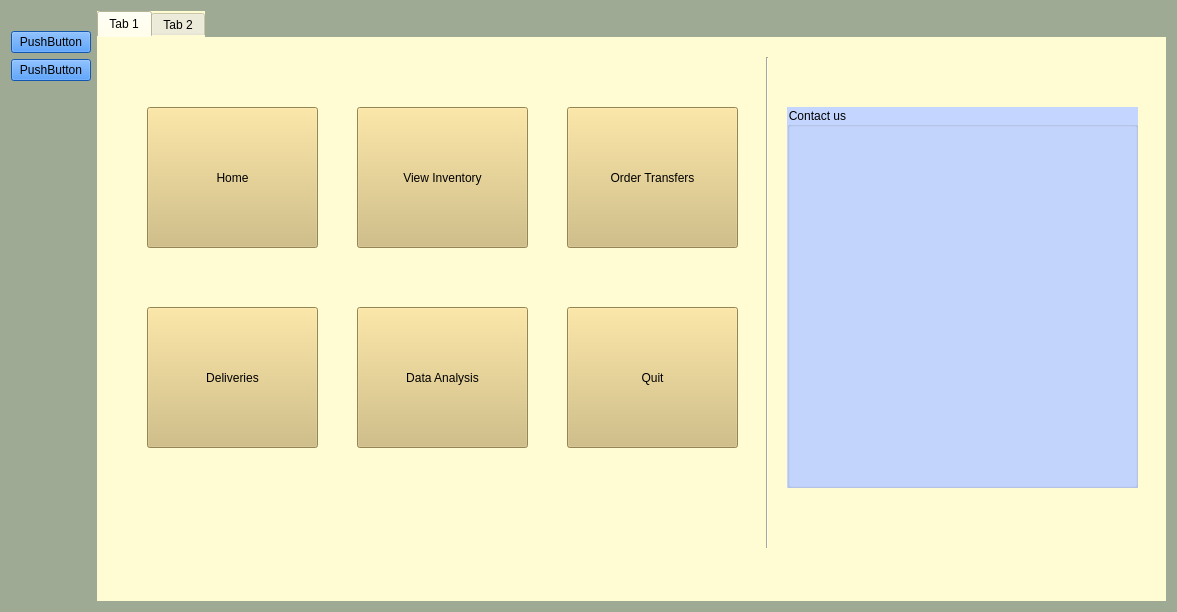
<?xml version="1.0" encoding="UTF-8"?>
<ui version="4.0">
 <author>Zadock Maloba</author>
 <class>mainpageClass</class>
 <widget class="QWidget" name="mainpageClass">
  <property name="geometry">
   <rect>
    <x>0</x>
    <y>0</y>
    <width>1177</width>
    <height>612</height>
   </rect>
  </property>
  <property name="windowTitle">
   <string>mainpage</string>
  </property>
  <property name="windowOpacity">
   <double>0.980000000000000</double>
  </property>
  <property name="styleSheet">
   <string notr="true">background-color: rgb(159, 170, 148);</string>
  </property>
  <layout class="QGridLayout" name="gridLayout">
   <item row="0" column="0">
    <layout class="QHBoxLayout" name="horizontalLayout" stretch="0,0">
     <property name="sizeConstraint">
      <enum>QLayout::SetNoConstraint</enum>
     </property>
     <item>
      <layout class="QVBoxLayout" name="verticalLayout_2">
       <property name="sizeConstraint">
        <enum>QLayout::SetFixedSize</enum>
       </property>
       <item>
        <spacer name="horizontalSpacer">
         <property name="orientation">
          <enum>Qt::Horizontal</enum>
         </property>
         <property name="sizeType">
          <enum>QSizePolicy::Minimum</enum>
         </property>
         <property name="sizeHint" stdset="0">
          <size>
           <width>40</width>
           <height>20</height>
          </size>
         </property>
        </spacer>
       </item>
       <item>
        <widget class="QPushButton" name="pushButton_2">
         <property name="styleSheet">
          <string notr="true">font: 12pt &quot;MS Shell Dlg 2&quot;;
font: 12pt &quot;MS Shell Dlg 2&quot;;
background-color: rgb(28, 122, 244);</string>
         </property>
         <property name="text">
          <string>PushButton</string>
         </property>
        </widget>
       </item>
       <item>
        <widget class="QPushButton" name="pushButton">
         <property name="styleSheet">
          <string notr="true">font: 12pt &quot;MS Shell Dlg 2&quot;;
background-color: rgb(28, 122, 244);</string>
         </property>
         <property name="text">
          <string>PushButton</string>
         </property>
        </widget>
       </item>
       <item>
        <spacer name="verticalSpacer">
         <property name="orientation">
          <enum>Qt::Vertical</enum>
         </property>
         <property name="sizeHint" stdset="0">
          <size>
           <width>20</width>
           <height>40</height>
          </size>
         </property>
        </spacer>
       </item>
      </layout>
     </item>
     <item>
      <layout class="QVBoxLayout" name="verticalLayout">
       <property name="spacing">
        <number>4</number>
       </property>
       <property name="sizeConstraint">
        <enum>QLayout::SetNoConstraint</enum>
       </property>
       <property name="rightMargin">
        <number>0</number>
       </property>
       <item>
        <widget class="QTabWidget" name="tabWidget">
         <property name="styleSheet">
          <string notr="true">font: 12pt &quot;MS Shell Dlg 2&quot;;
border-color: rgb(221, 214, 178);
background-color: rgb(255, 252, 211);</string>
         </property>
         <widget class="QWidget" name="tab">
          <property name="sizePolicy">
           <sizepolicy hsizetype="Expanding" vsizetype="Expanding">
            <horstretch>1</horstretch>
            <verstretch>1</verstretch>
           </sizepolicy>
          </property>
          <attribute name="title">
           <string>Tab 1</string>
          </attribute>
          <widget class="QPushButton" name="pushButton_3">
           <property name="geometry">
            <rect>
             <x>50</x>
             <y>70</y>
             <width>171</width>
             <height>141</height>
            </rect>
           </property>
           <property name="styleSheet">
            <string notr="true">background-color: rgb(209, 186, 116);
font: 12pt &quot;MS Shell Dlg 2&quot;;</string>
           </property>
           <property name="text">
            <string>Home</string>
           </property>
           <property name="icon">
            <iconset resource="mainpage.qrc">
             <normaloff>:/mainpage/home-page.png</normaloff>:/mainpage/home-page.png</iconset>
           </property>
           <property name="iconSize">
            <size>
             <width>32</width>
             <height>32</height>
            </size>
           </property>
          </widget>
          <widget class="QPushButton" name="pushButton_4">
           <property name="geometry">
            <rect>
             <x>260</x>
             <y>70</y>
             <width>171</width>
             <height>141</height>
            </rect>
           </property>
           <property name="styleSheet">
            <string notr="true">background-color: rgb(209, 186, 116);
font: 12pt &quot;MS Shell Dlg 2&quot;;</string>
           </property>
           <property name="text">
            <string>View Inventory</string>
           </property>
           <property name="icon">
            <iconset resource="mainpage.qrc">
             <normaloff>:/mainpage/list.png</normaloff>:/mainpage/list.png</iconset>
           </property>
           <property name="iconSize">
            <size>
             <width>32</width>
             <height>32</height>
            </size>
           </property>
          </widget>
          <widget class="QPushButton" name="pushButton_5">
           <property name="geometry">
            <rect>
             <x>470</x>
             <y>70</y>
             <width>171</width>
             <height>141</height>
            </rect>
           </property>
           <property name="styleSheet">
            <string notr="true">background-color: rgb(209, 186, 116);
font: 12pt &quot;MS Shell Dlg 2&quot;;</string>
           </property>
           <property name="text">
            <string>Order Transfers</string>
           </property>
          </widget>
          <widget class="QPushButton" name="pushButton_6">
           <property name="geometry">
            <rect>
             <x>50</x>
             <y>270</y>
             <width>171</width>
             <height>141</height>
            </rect>
           </property>
           <property name="styleSheet">
            <string notr="true">background-color: rgb(209, 186, 116);</string>
           </property>
           <property name="text">
            <string>Deliveries</string>
           </property>
          </widget>
          <widget class="QPushButton" name="pushButton_7">
           <property name="geometry">
            <rect>
             <x>260</x>
             <y>270</y>
             <width>171</width>
             <height>141</height>
            </rect>
           </property>
           <property name="styleSheet">
            <string notr="true">background-color: rgb(209, 186, 116);</string>
           </property>
           <property name="text">
            <string>Data Analysis</string>
           </property>
          </widget>
          <widget class="QPushButton" name="pushButton_8">
           <property name="geometry">
            <rect>
             <x>470</x>
             <y>270</y>
             <width>171</width>
             <height>141</height>
            </rect>
           </property>
           <property name="styleSheet">
            <string notr="true">background-color: rgb(209, 186, 116);</string>
           </property>
           <property name="text">
            <string>Quit</string>
           </property>
           <property name="icon">
            <iconset resource="mainpage.qrc">
             <normaloff>:/mainpage/delete-page.png</normaloff>:/mainpage/delete-page.png</iconset>
           </property>
           <property name="iconSize">
            <size>
             <width>32</width>
             <height>32</height>
            </size>
           </property>
          </widget>
          <widget class="Line" name="line">
           <property name="geometry">
            <rect>
             <x>660</x>
             <y>20</y>
             <width>21</width>
             <height>491</height>
            </rect>
           </property>
           <property name="orientation">
            <enum>Qt::Vertical</enum>
           </property>
          </widget>
          <widget class="QGroupBox" name="groupBox">
           <property name="geometry">
            <rect>
             <x>690</x>
             <y>70</y>
             <width>351</width>
             <height>381</height>
            </rect>
           </property>
           <property name="styleSheet">
            <string notr="true">background-color: rgb(196, 214, 255);</string>
           </property>
           <property name="title">
            <string>Contact us</string>
           </property>
          </widget>
         </widget>
         <widget class="QWidget" name="tab_2">
          <attribute name="title">
           <string>Tab 2</string>
          </attribute>
         </widget>
        </widget>
       </item>
      </layout>
     </item>
    </layout>
   </item>
  </layout>
 </widget>
 <layoutdefault spacing="6" margin="11"/>
 <resources>
  <include location="mainpage.qrc"/>
 </resources>
 <connections/>
</ui>
